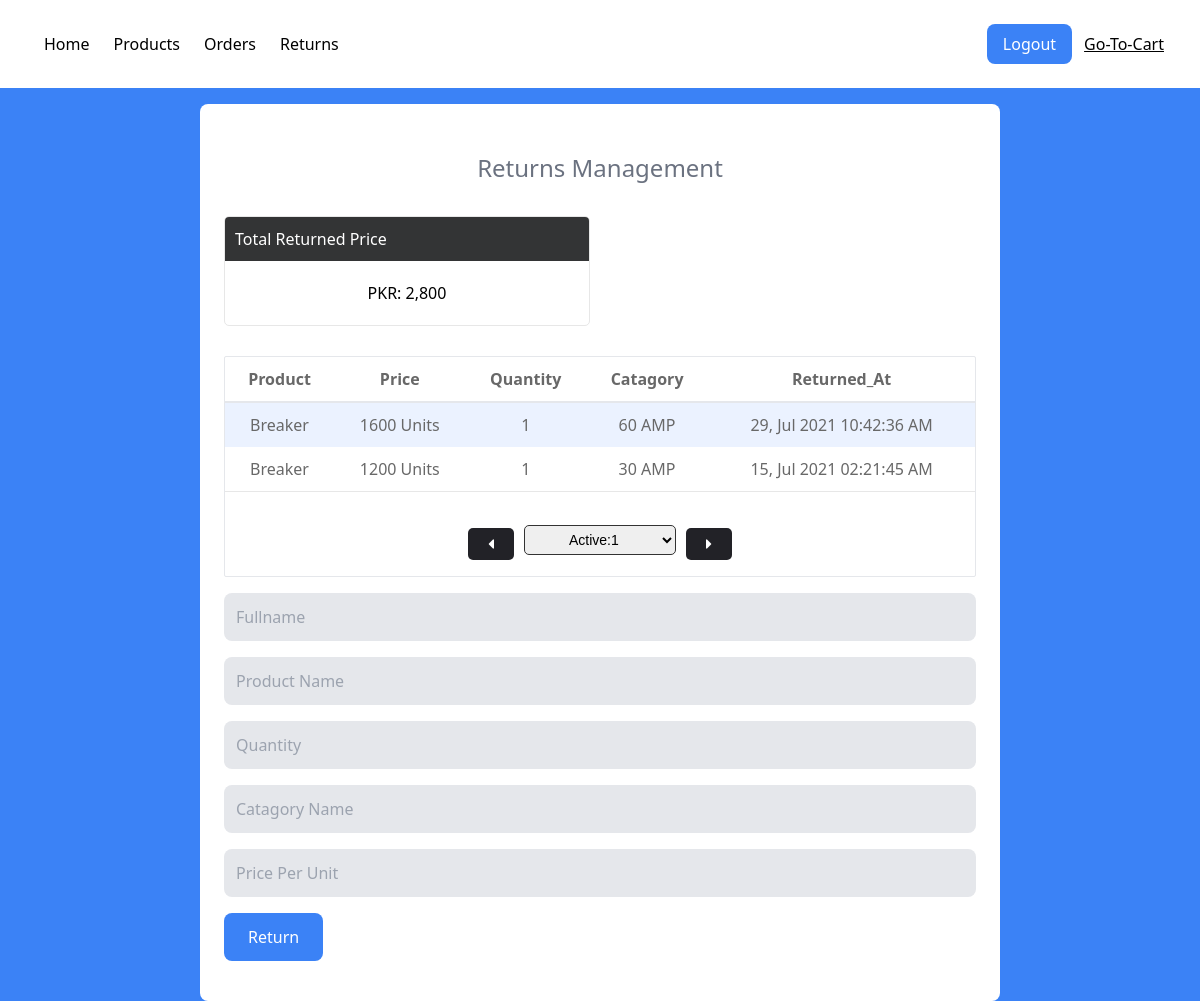
The page /return.php (signed in) on the database its author committed.
### tables this page shows
CREATE TABLE `return_db` (
  `id` int(255) NOT NULL,
  `product` varchar(255) NOT NULL,
  `price` varchar(255) NOT NULL,
  `quantity` varchar(255) NOT NULL,
  `catagory` varchar(255) NOT NULL,
  `returned_at` varchar(255) NOT NULL
);

### return.php (the view, shortened to what this page needs)
<?php require_once('./config/api.php') ?>
<?php
    $sql = "SELECT * FROM return_db";
    $total = mysqli_query($con, $sql);
    $price = 0;
    if(mysqli_num_rows($total) > 0){
        while($row = mysqli_fetch_object($total)){
            $price += $row->price;
        }
    }
?>
<!DOCTYPE html>
<html lang="en">
<head>
    <link href="https://unpkg.com/tailwindcss@^2/dist/tailwind.min.css" rel="stylesheet">
    <link rel="stylesheet" href="https://cdnjs.cloudflare.com/ajax/libs/font-awesome/5.15.3/css/all.min.css"
    />
    <link rel="stylesheet" href="./css/styling.css">
</head>
<body class="bg-blue-500">
    <?php include('./views/nav.php') ?>
    <div class="w-full flex justify-center items-center">
        <div class="w-8/12 border-rounded p-6 bg-white rounded-lg">
            <div class="flex items-center justify-center">
                <h1 class="text-gray-500 mb-2 text-center text-2xl py-6">Returns Management</h1>
            </div>
            <div class="mygrid mygrid-2">
                <div class="box">
                    <h1>Total Returned Price</h1>
                    <p>PKR: <?php echo number_format($price); ?></p>
                </div>
            </div>
            <div class="border rounded-sm">
                <table class="w-full text-center table">
                    <tr class="border-b-2">
                        <th>Product</th>
                        <th>Price</th>
                        <th>Quantity</th>
                        <th>Catagory</th>
                        <th>Returned_At</th>
                    </tr>
                    <?php
                        $sql = "SELECT * from return_db ORDER BY id desc LIMIT $offset, $limit";
                        $res = mysqli_query($con, $sql);
                        if(mysqli_num_rows($res) > 0){
                            while($row = mysqli_fetch_object($res)){
                    ?>
                    <tr>
                        <td><?php echo $row->product; ?></td>
                        <td><?php echo $row->price; ?> Units</td>
                        <td><?php echo $row->quantity; ?></td>
                        <td><?php echo $row->catagory; ?></td>
                        <td><?php echo $row->returned_at; ?></td>
                    </tr>
                    <?php } } ?>
                </table>
                <?php
                    $sql = "SELECT COUNT(*) from return_db";
                    $res = mysqli_query($con, $sql);
                    $total_rows = mysqli_fetch_array($res)[0];
                    $total_page = ceil($total_rows / $limit);
                ?>
                <div class="pagination">
                    <ul>
                        <li>
                            <a class="nav-link" href="<?php if($page <= 1){echo '#';}else{echo "?page=".$page -1;} ?>"><i class="fas fa-caret-left"></i></a>
                        </li>
                        <li>
                            <form action="return.php" method="GET">
                                <select name="page" onchange="this.form.submit()">
                                    <?php
                                        echo "<option value='$page'>Active:".$page."</option>";
                                    ?>
                                </select>
                            </form>
                        </li>
                        <li>
                            <a class="nav-link" href="<?php if($page == $total_page ){echo '#';}else{echo "?page=".$page + 1;} ?>"><i class="fas fa-caret-right"></i></a>
                        </li>
                    </ul>
                </div>
            </div>
            <form action="return.php" method="POST">
                <div class="my-4">
                    <input type="text" class="bg-gray-200 w-full p-3 rounded-lg" id="fullname" name="fullname" placeholder="Fullname" required>
                </div>
                <div class="my-4">
                <input list="name-list" name="name" class="bg-gray-200 w-full p-3 rounded-lg" autocomplete="off" placeholder="Product Name" required />
                </div>
                <div class="my-4">
                    <input type="number" class="bg-gray-200 w-full p-3 rounded-lg" id="quantity" name="quantity" placeholder="Quantity" required>
                </div>
                <div class="my-4">
                    <input list="catagory-list" name="catagory" class="bg-gray-200 w-full p-3 rounded-lg" autocomplete="off" placeholder="Catagory Name" required />
                </div>
                <div class="my-4">
                    <input type="number" class="bg-gray-200 w-full p-3 rounded-lg" id="price" name="price" placeholder="Price Per Unit" required>
                </div>
                <div class="my-4">
                    <button type="submit" name="return" class="bg-blue-500 text-white py-3 px-6 rounded-lg">Return</button>
                </div>
            </form>
        </div>
    </div>
</body>
</html>

### css/styling.css (style rules this page uses)
* { margin: 0px; padding: 0px; -webkit-box-sizing: border-box; box-sizing: border-box; outline: none; text-decoration: none; }
* a { text-decoration: none; }
body { width: 100%; height: 100%; }
.table tr th, .table tr td { padding: 10px; color: #686868; }
.table tr:nth-child(even) { background-color: #ebf2ff; }
.mygrid { display: -ms-grid; display: grid; -ms-grid-columns: (1fr)[3]; grid-template-columns: repeat(3, 1fr); gap: 20px; margin-bottom: 30px; }
.mygrid .box { border: 1px #e7e7e7 solid; border-radius: 5px; overflow: hidden; }
.mygrid .box h1 { background-color: #333435; padding: 10px; color: white; }
.mygrid .box p { text-align: center; padding: 20px; }
.mygrid-2 { display: -ms-grid; display: grid; -ms-grid-columns: (1fr)[2]; grid-template-columns: repeat(2, 1fr); }
.table { max-width: 1200px; height: 100%; padding: 50px 1em; margin: auto; border-bottom: 1px #e7e7e7 solid; margin-bottom: 20px; }
.pagination { text-align: center; display: -webkit-box; display: -ms-flexbox; display: flex; -webkit-box-pack: center; -ms-flex-pack: center; justify-content: center; }
.pagination ul { list-style: none; display: -webkit-box; display: -ms-flexbox; display: flex; }
.pagination ul li { padding: 20px 0px; }
.pagination ul li form { margin: 0px 10px; margin-top: -7px; }
.pagination ul li form select { padding: 5px 40px; border: 1px #333 solid; border-radius: 5px; font-family: 'Poppins', sans-serif; font-size: 14px; }
.pagination ul li a { padding: 5px 20px; background-color: #222227; color: white; border-radius: 5px; margin-top: 20px; }

### rows shown on the page
return_db: product "Breaker", price "1600", quantity "1", catagory "60 AMP", returned_at "29, Jul 2021 10:42:36 AM"
return_db: product "Breaker", price "1200", quantity "1", catagory "30 AMP", returned_at "15, Jul 2021 02:21:45 AM"

### other values the page prints
$price "2,800"
